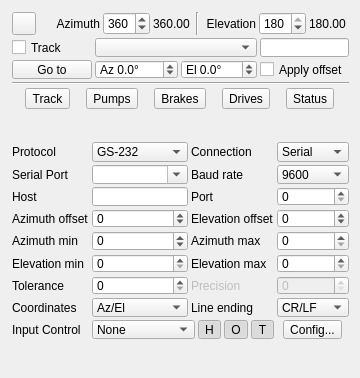
<?xml version="1.0" encoding="UTF-8"?>
<ui version="4.0">
 <class>GS232ControllerGUI</class>
 <widget class="RollupContents" name="GS232ControllerGUI">
  <property name="geometry">
   <rect>
    <x>0</x>
    <y>0</y>
    <width>360</width>
    <height>378</height>
   </rect>
  </property>
  <property name="sizePolicy">
   <sizepolicy hsizetype="Expanding" vsizetype="Fixed">
    <horstretch>0</horstretch>
    <verstretch>0</verstretch>
   </sizepolicy>
  </property>
  <property name="minimumSize">
   <size>
    <width>360</width>
    <height>100</height>
   </size>
  </property>
  <property name="maximumSize">
   <size>
    <width>560</width>
    <height>16777215</height>
   </size>
  </property>
  <property name="font">
   <font>
    <family>Liberation Sans</family>
    <pointsize>9</pointsize>
   </font>
  </property>
  <property name="windowTitle">
   <string>GS-232 Rotator Controller</string>
  </property>
  <widget class="QWidget" name="controlsContainer" native="true">
   <property name="geometry">
    <rect>
     <x>10</x>
     <y>10</y>
     <width>341</width>
     <height>101</height>
    </rect>
   </property>
   <property name="windowTitle">
    <string>Controls</string>
   </property>
   <layout class="QVBoxLayout" name="verticalLayout">
    <property name="spacing">
     <number>3</number>
    </property>
    <property name="leftMargin">
     <number>2</number>
    </property>
    <property name="topMargin">
     <number>2</number>
    </property>
    <property name="rightMargin">
     <number>2</number>
    </property>
    <property name="bottomMargin">
     <number>2</number>
    </property>
    <item>
     <layout class="QHBoxLayout" name="controlLayout">
      <item>
       <widget class="ButtonSwitch" name="startStop">
        <property name="toolTip">
         <string>Start/stop controller</string>
        </property>
        <property name="text">
         <string/>
        </property>
        <property name="icon">
         <iconset resource="../../../sdrgui/resources/res.qrc">
          <normaloff>:/play.png</normaloff>
          <normalon>:/stop.png</normalon>:/play.png</iconset>
        </property>
       </widget>
      </item>
      <item>
       <spacer name="horizontalSpacer_2">
        <property name="orientation">
         <enum>Qt::Orientation::Horizontal</enum>
        </property>
        <property name="sizeHint" stdset="0">
         <size>
          <width>40</width>
          <height>20</height>
         </size>
        </property>
       </spacer>
      </item>
      <item>
       <widget class="QLabel" name="coord1Label">
        <property name="minimumSize">
         <size>
          <width>54</width>
          <height>0</height>
         </size>
        </property>
        <property name="text">
         <string>Azimuth</string>
        </property>
        <property name="alignment">
         <set>Qt::AlignmentFlag::AlignRight|Qt::AlignmentFlag::AlignTrailing|Qt::AlignmentFlag::AlignVCenter</set>
        </property>
       </widget>
      </item>
      <item>
       <widget class="QDoubleSpinBox" name="coord1">
        <property name="toolTip">
         <string>Target azimuth in degrees</string>
        </property>
        <property name="decimals">
         <number>0</number>
        </property>
        <property name="maximum">
         <double>450.000000000000000</double>
        </property>
        <property name="value">
         <double>360.000000000000000</double>
        </property>
       </widget>
      </item>
      <item>
       <widget class="QLabel" name="coord1CurrentText">
        <property name="minimumSize">
         <size>
          <width>40</width>
          <height>0</height>
         </size>
        </property>
        <property name="toolTip">
         <string>Current azimuth in degrees</string>
        </property>
        <property name="text">
         <string>360.00</string>
        </property>
       </widget>
      </item>
      <item>
       <widget class="Line" name="line">
        <property name="orientation">
         <enum>Qt::Orientation::Vertical</enum>
        </property>
       </widget>
      </item>
      <item>
       <widget class="QLabel" name="coord2Label">
        <property name="minimumSize">
         <size>
          <width>54</width>
          <height>0</height>
         </size>
        </property>
        <property name="text">
         <string>Elevation</string>
        </property>
        <property name="alignment">
         <set>Qt::AlignmentFlag::AlignRight|Qt::AlignmentFlag::AlignTrailing|Qt::AlignmentFlag::AlignVCenter</set>
        </property>
       </widget>
      </item>
      <item>
       <widget class="QDoubleSpinBox" name="coord2">
        <property name="toolTip">
         <string>Target elevation in degrees</string>
        </property>
        <property name="decimals">
         <number>0</number>
        </property>
        <property name="maximum">
         <double>180.000000000000000</double>
        </property>
        <property name="value">
         <double>180.000000000000000</double>
        </property>
       </widget>
      </item>
      <item>
       <widget class="QLabel" name="coord2CurrentText">
        <property name="minimumSize">
         <size>
          <width>40</width>
          <height>0</height>
         </size>
        </property>
        <property name="toolTip">
         <string>Current elevation in degrees</string>
        </property>
        <property name="text">
         <string>180.00</string>
        </property>
       </widget>
      </item>
     </layout>
    </item>
    <item>
     <layout class="QGridLayout" name="gridLayout">
      <item row="0" column="1" colspan="2">
       <widget class="QComboBox" name="sources">
        <property name="minimumSize">
         <size>
          <width>150</width>
          <height>0</height>
         </size>
        </property>
        <property name="toolTip">
         <string>Target to track</string>
        </property>
       </widget>
      </item>
      <item row="0" column="0">
       <widget class="QCheckBox" name="track">
        <property name="toolTip">
         <string>Check to enable automatic tracking of azimuth and elevation from the specified channel</string>
        </property>
        <property name="text">
         <string>Track</string>
        </property>
       </widget>
      </item>
      <item row="0" column="3">
       <widget class="QLineEdit" name="targetName">
        <property name="toolTip">
         <string>Name of the target being tracked as indicated by the source channel / feature</string>
        </property>
        <property name="readOnly">
         <bool>true</bool>
        </property>
       </widget>
      </item>
      <item row="1" column="0">
       <widget class="QPushButton" name="goTo">
        <property name="toolTip">
         <string>Command the rotator to the given azimuth and elevation now (for testing and calibration). Held until the target, offsets, limits or tracking are changed. Not available while tracking.</string>
        </property>
        <property name="text">
         <string>Go to</string>
        </property>
       </widget>
      </item>
      <item row="1" column="1">
       <widget class="QDoubleSpinBox" name="goToAzimuth">
        <property name="toolTip">
         <string>Azimuth in degrees to send to the rotator. Values within the azimuth min/max are sent as is (E.g. 400 for the overlap region), otherwise they are wrapped by 360 degrees</string>
        </property>
        <property name="prefix">
         <string>Az </string>
        </property>
        <property name="suffix">
         <string>°</string>
        </property>
        <property name="decimals">
         <number>1</number>
        </property>
        <property name="minimum">
         <double>-360.000000000000000</double>
        </property>
        <property name="maximum">
         <double>540.000000000000000</double>
        </property>
       </widget>
      </item>
      <item row="1" column="2">
       <widget class="QDoubleSpinBox" name="goToElevation">
        <property name="toolTip">
         <string>Elevation in degrees to send to the rotator. Clamped to the elevation min/max</string>
        </property>
        <property name="prefix">
         <string>El </string>
        </property>
        <property name="suffix">
         <string>°</string>
        </property>
        <property name="decimals">
         <number>1</number>
        </property>
        <property name="minimum">
         <double>-90.000000000000000</double>
        </property>
        <property name="maximum">
         <double>180.000000000000000</double>
        </property>
       </widget>
      </item>
      <item row="1" column="3">
       <widget class="QCheckBox" name="goToApplyOffset">
        <property name="toolTip">
         <string>When checked, the azimuth and elevation offsets are added before sending. When unchecked, the raw position is sent to the rotator</string>
        </property>
        <property name="text">
         <string>Apply offset</string>
        </property>
       </widget>
      </item>
     </layout>
    </item>
    <item>
     <widget class="Line" name="dfmLine">
      <property name="orientation">
       <enum>Qt::Orientation::Horizontal</enum>
      </property>
     </widget>
    </item>
    <item>
     <layout class="QHBoxLayout" name="dfmLayout">
      <item>
       <widget class="QToolButton" name="dfmTrack">
        <property name="text">
         <string>Track</string>
        </property>
        <property name="checkable">
         <bool>true</bool>
        </property>
       </widget>
      </item>
      <item>
       <widget class="QToolButton" name="dfmLubePumps">
        <property name="text">
         <string>Pumps</string>
        </property>
        <property name="checkable">
         <bool>true</bool>
        </property>
       </widget>
      </item>
      <item>
       <widget class="QToolButton" name="dfmBrakes">
        <property name="text">
         <string>Brakes</string>
        </property>
        <property name="checkable">
         <bool>true</bool>
        </property>
       </widget>
      </item>
      <item>
       <widget class="QToolButton" name="dfmDrives">
        <property name="text">
         <string>Drives</string>
        </property>
        <property name="checkable">
         <bool>true</bool>
        </property>
       </widget>
      </item>
      <item>
       <widget class="QToolButton" name="dfmShowStatus">
        <property name="toolTip">
         <string>Show the DFM status dialog</string>
        </property>
        <property name="text">
         <string>Status</string>
        </property>
       </widget>
      </item>
     </layout>
    </item>
   </layout>
  </widget>
  <widget class="QWidget" name="settingsContainer" native="true">
   <property name="geometry">
    <rect>
     <x>10</x>
     <y>140</y>
     <width>341</width>
     <height>201</height>
    </rect>
   </property>
   <property name="windowTitle">
    <string>Settings</string>
   </property>
   <layout class="QVBoxLayout" name="verticalLayout_2">
    <property name="spacing">
     <number>3</number>
    </property>
    <property name="leftMargin">
     <number>2</number>
    </property>
    <property name="topMargin">
     <number>2</number>
    </property>
    <property name="rightMargin">
     <number>2</number>
    </property>
    <property name="bottomMargin">
     <number>2</number>
    </property>
    <item>
     <layout class="QGridLayout" name="settingsGridLayout">
      <item row="1" column="2">
       <widget class="QLabel" name="baudRateLabel">
        <property name="text">
         <string>Baud rate</string>
        </property>
       </widget>
      </item>
      <item row="4" column="1">
       <widget class="QSpinBox" name="azimuthMin">
        <property name="minimum">
         <number>-180</number>
        </property>
        <property name="maximum">
         <number>450</number>
        </property>
       </widget>
      </item>
      <item row="3" column="2">
       <widget class="QLabel" name="elevationOffsetLabel">
        <property name="text">
         <string>Elevation offset</string>
        </property>
       </widget>
      </item>
      <item row="4" column="2">
       <widget class="QLabel" name="azimuthMaxLabel">
        <property name="text">
         <string>Azimuth max</string>
        </property>
       </widget>
      </item>
      <item row="7" column="0">
       <widget class="QLabel" name="label">
        <property name="text">
         <string>Coordinates</string>
        </property>
       </widget>
      </item>
      <item row="4" column="0">
       <widget class="QLabel" name="azimuthMinLabel">
        <property name="text">
         <string>Azimuth min</string>
        </property>
       </widget>
      </item>
      <item row="5" column="3">
       <widget class="QSpinBox" name="elevationMax">
        <property name="maximum">
         <number>180</number>
        </property>
       </widget>
      </item>
      <item row="5" column="2">
       <widget class="QLabel" name="elevationMaxLabel">
        <property name="text">
         <string>Elevation max</string>
        </property>
       </widget>
      </item>
      <item row="3" column="0">
       <widget class="QLabel" name="azimuthOffsetLabel">
        <property name="text">
         <string>Azimuth offset</string>
        </property>
       </widget>
      </item>
      <item row="0" column="1">
       <widget class="QComboBox" name="protocol">
        <property name="toolTip">
         <string>Command protocol</string>
        </property>
        <item>
         <property name="text">
          <string>GS-232</string>
         </property>
        </item>
        <item>
         <property name="text">
          <string>SPID</string>
         </property>
        </item>
        <item>
         <property name="text">
          <string>rotctld</string>
         </property>
        </item>
        <item>
         <property name="text">
          <string>DFM</string>
         </property>
        </item>
       </widget>
      </item>
      <item row="2" column="2">
       <widget class="QLabel" name="portLabel">
        <property name="text">
         <string>Port</string>
        </property>
       </widget>
      </item>
      <item row="6" column="3">
       <widget class="QSpinBox" name="precision">
        <property name="enabled">
         <bool>false</bool>
        </property>
        <property name="toolTip">
         <string>Precision (number of decimal places) of azimuth, elevation and tolerance values</string>
        </property>
        <property name="statusTip">
         <string/>
        </property>
        <property name="maximum">
         <number>5</number>
        </property>
       </widget>
      </item>
      <item row="2" column="3">
       <widget class="QSpinBox" name="port">
        <property name="toolTip">
         <string>TCP port number to connect to</string>
        </property>
        <property name="maximum">
         <number>65535</number>
        </property>
       </widget>
      </item>
      <item row="4" column="3">
       <widget class="QSpinBox" name="azimuthMax">
        <property name="maximum">
         <number>450</number>
        </property>
       </widget>
      </item>
      <item row="1" column="3">
       <widget class="QComboBox" name="baudRate">
        <property name="toolTip">
         <string>Serial port baud rate</string>
        </property>
        <property name="currentIndex">
         <number>3</number>
        </property>
        <item>
         <property name="text">
          <string>1200</string>
         </property>
        </item>
        <item>
         <property name="text">
          <string>2400</string>
         </property>
        </item>
        <item>
         <property name="text">
          <string>4800</string>
         </property>
        </item>
        <item>
         <property name="text">
          <string>9600</string>
         </property>
        </item>
        <item>
         <property name="text">
          <string>19200</string>
         </property>
        </item>
        <item>
         <property name="text">
          <string>38400</string>
         </property>
        </item>
        <item>
         <property name="text">
          <string>57600</string>
         </property>
        </item>
        <item>
         <property name="text">
          <string>115200</string>
         </property>
        </item>
        <item>
         <property name="text">
          <string>230400</string>
         </property>
        </item>
        <item>
         <property name="text">
          <string>460800</string>
         </property>
        </item>
       </widget>
      </item>
      <item row="0" column="2">
       <widget class="QLabel" name="connectionLabel">
        <property name="text">
         <string>Connection</string>
        </property>
       </widget>
      </item>
      <item row="0" column="3">
       <widget class="QComboBox" name="connection">
        <property name="toolTip">
         <string>The type of connection to use to the rotator</string>
        </property>
        <item>
         <property name="text">
          <string>Serial</string>
         </property>
        </item>
        <item>
         <property name="text">
          <string>TCP</string>
         </property>
        </item>
       </widget>
      </item>
      <item row="1" column="1">
       <widget class="QComboBox" name="serialPort">
        <property name="toolTip">
         <string>Name of serial port to use to connect to the rotator</string>
        </property>
        <property name="editable">
         <bool>true</bool>
        </property>
       </widget>
      </item>
      <item row="2" column="0">
       <widget class="QLabel" name="hostLabel">
        <property name="text">
         <string>Host</string>
        </property>
       </widget>
      </item>
      <item row="5" column="1">
       <widget class="QSpinBox" name="elevationMin">
        <property name="maximum">
         <number>180</number>
        </property>
       </widget>
      </item>
      <item row="2" column="1">
       <widget class="QLineEdit" name="host">
        <property name="toolTip">
         <string>Hostname / IP address of computer to connect to</string>
        </property>
       </widget>
      </item>
      <item row="6" column="2">
       <widget class="QLabel" name="precisionLabel">
        <property name="enabled">
         <bool>false</bool>
        </property>
        <property name="text">
         <string>Precision</string>
        </property>
       </widget>
      </item>
      <item row="0" column="0">
       <widget class="QLabel" name="protocolLabel">
        <property name="text">
         <string>Protocol</string>
        </property>
       </widget>
      </item>
      <item row="5" column="0">
       <widget class="QLabel" name="elevationMinLabel">
        <property name="text">
         <string>Elevation min</string>
        </property>
       </widget>
      </item>
      <item row="6" column="1">
       <widget class="QDoubleSpinBox" name="tolerance">
        <property name="toolTip">
         <string>Tolerance in degrees</string>
        </property>
        <property name="decimals">
         <number>0</number>
        </property>
       </widget>
      </item>
      <item row="1" column="0">
       <widget class="QLabel" name="serialPortLabel">
        <property name="text">
         <string>Serial Port</string>
        </property>
       </widget>
      </item>
      <item row="6" column="0">
       <widget class="QLabel" name="toleranceLabel">
        <property name="text">
         <string>Tolerance</string>
        </property>
       </widget>
      </item>
      <item row="7" column="1">
       <widget class="QComboBox" name="coordinates">
        <property name="toolTip">
         <string>Coordinate system</string>
        </property>
        <item>
         <property name="text">
          <string>Az/El</string>
         </property>
        </item>
        <item>
         <property name="text">
          <string>X/Y 85'</string>
         </property>
        </item>
        <item>
         <property name="text">
          <string>X/Y 30'</string>
         </property>
        </item>
       </widget>
      </item>
      <item row="8" column="0">
       <widget class="QLabel" name="inputControllerLabel">
        <property name="text">
         <string>Input Control</string>
        </property>
       </widget>
      </item>
      <item row="8" column="3">
       <layout class="QHBoxLayout" name="horizontalLayout">
        <item>
         <widget class="QToolButton" name="inputConfigure">
          <property name="toolTip">
           <string>Configure input</string>
          </property>
          <property name="text">
           <string>Config...</string>
          </property>
         </widget>
        </item>
       </layout>
      </item>
      <item row="3" column="1">
       <widget class="QDoubleSpinBox" name="azimuthOffset">
        <property name="toolTip">
         <string>Specify an offset angle in degrees that will be added to the target azimuth to correct for misalignment</string>
        </property>
        <property name="decimals">
         <number>0</number>
        </property>
        <property name="minimum">
         <double>-360.000000000000000</double>
        </property>
        <property name="maximum">
         <double>360.000000000000000</double>
        </property>
       </widget>
      </item>
      <item row="3" column="3">
       <widget class="QDoubleSpinBox" name="elevationOffset">
        <property name="toolTip">
         <string>Specify an offset angle in degrees that will be added to the target elevation to correct for misalignment</string>
        </property>
        <property name="decimals">
         <number>0</number>
        </property>
        <property name="minimum">
         <double>-180.000000000000000</double>
        </property>
        <property name="maximum">
         <double>180.000000000000000</double>
        </property>
       </widget>
      </item>
      <item row="8" column="1" colspan="2">
       <layout class="QHBoxLayout" name="horizontalLayout_2">
        <item>
         <widget class="QComboBox" name="inputController">
          <property name="toolTip">
           <string>Gamepad / joystick to use</string>
          </property>
          <item>
           <property name="text">
            <string>None</string>
           </property>
          </item>
         </widget>
        </item>
        <item>
         <widget class="QToolButton" name="highSensitivity">
          <property name="toolTip">
           <string>Input controller sensitvitiy (High / low)</string>
          </property>
          <property name="text">
           <string>H</string>
          </property>
          <property name="checkable">
           <bool>true</bool>
          </property>
          <property name="checked">
           <bool>true</bool>
          </property>
         </widget>
        </item>
        <item>
         <widget class="QToolButton" name="enableOffsetControl">
          <property name="toolTip">
           <string>Enable offset control</string>
          </property>
          <property name="text">
           <string>O</string>
          </property>
          <property name="checkable">
           <bool>true</bool>
          </property>
          <property name="checked">
           <bool>true</bool>
          </property>
         </widget>
        </item>
        <item>
         <widget class="QToolButton" name="enableTargetControl">
          <property name="toolTip">
           <string>Enable target control</string>
          </property>
          <property name="text">
           <string>T</string>
          </property>
          <property name="checkable">
           <bool>true</bool>
          </property>
          <property name="checked">
           <bool>true</bool>
          </property>
         </widget>
        </item>
       </layout>
      </item>
      <item row="7" column="3">
       <widget class="QComboBox" name="lineEnding">
        <property name="toolTip">
         <string>Character sequence to transmit at end of line</string>
        </property>
        <item>
         <property name="text">
          <string>CR/LF</string>
         </property>
        </item>
        <item>
         <property name="text">
          <string>CR</string>
         </property>
        </item>
        <item>
         <property name="text">
          <string>LF</string>
         </property>
        </item>
       </widget>
      </item>
      <item row="7" column="2">
       <widget class="QLabel" name="lineEndingLabel">
        <property name="text">
         <string>Line ending</string>
        </property>
       </widget>
      </item>
     </layout>
    </item>
   </layout>
  </widget>
 </widget>
 <customwidgets>
  <customwidget>
   <class>ButtonSwitch</class>
   <extends>QToolButton</extends>
   <header>gui/buttonswitch.h</header>
  </customwidget>
  <customwidget>
   <class>RollupContents</class>
   <extends>QWidget</extends>
   <header>gui/rollupcontents.h</header>
   <container>1</container>
  </customwidget>
 </customwidgets>
 <tabstops>
  <tabstop>startStop</tabstop>
  <tabstop>coord1</tabstop>
  <tabstop>coord2</tabstop>
  <tabstop>track</tabstop>
  <tabstop>sources</tabstop>
  <tabstop>targetName</tabstop>
  <tabstop>protocol</tabstop>
  <tabstop>connection</tabstop>
  <tabstop>serialPort</tabstop>
  <tabstop>baudRate</tabstop>
  <tabstop>host</tabstop>
  <tabstop>port</tabstop>
  <tabstop>azimuthOffset</tabstop>
  <tabstop>elevationOffset</tabstop>
  <tabstop>azimuthMin</tabstop>
  <tabstop>azimuthMax</tabstop>
  <tabstop>elevationMin</tabstop>
  <tabstop>elevationMax</tabstop>
  <tabstop>tolerance</tabstop>
  <tabstop>precision</tabstop>
  <tabstop>coordinates</tabstop>
  <tabstop>inputController</tabstop>
  <tabstop>highSensitivity</tabstop>
  <tabstop>enableTargetControl</tabstop>
  <tabstop>inputConfigure</tabstop>
  <tabstop>dfmTrack</tabstop>
  <tabstop>dfmLubePumps</tabstop>
  <tabstop>dfmBrakes</tabstop>
  <tabstop>dfmDrives</tabstop>
  <tabstop>dfmShowStatus</tabstop>
 </tabstops>
 <resources>
  <include location="../../../sdrgui/resources/res.qrc"/>
 </resources>
 <connections/>
</ui>
